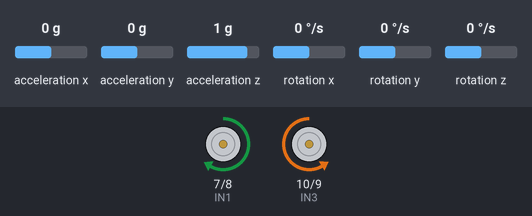
A sketch run on a simulated Arduino Uno, built with avr-gcc and run on an emulated ATmega328P. On the bench: motor-driver pin pairs drawn as motors (green arrow = first pin HIGH = forward, orange = second pin HIGH = backward, longer = more drive, scaled by the enable pin). The inputs (shaded band) are chosen by the test bench; at power-on: rotation z 0 °/s, acceleration x 0 g, acceleration y 0 g, acceleration z 1 g, rotation x 0 °/s, rotation y 0 °/s. What the sketch prints to the serial monitor is not drawn.

Above: at 6.0 s.
6.1 s: rotation z set to 100 °/s
At 7.6 s:
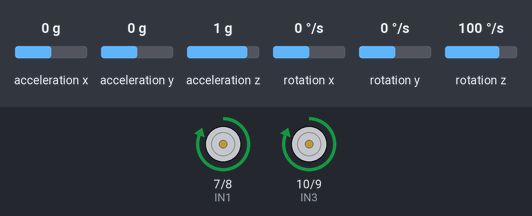
At 9.0 s:
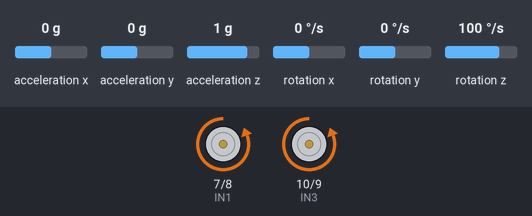
9.1 s: rotation z set to 111 °/s
At 9.88 s:
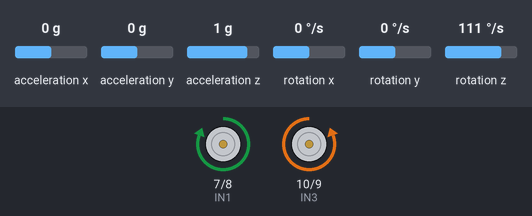
11.4 s: rotation z set to 121 °/s
14.4 s: rotation z set to -100 °/s
17.4 s: rotation z set to -192 °/s
Timing chart, 0 to 21.4 s (numbered marks = the images above; inputs shaded):
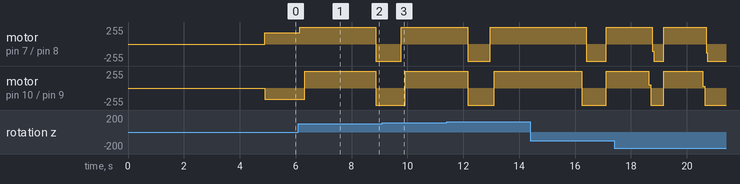

Measured:
- after the input at 6.1 s, motor on pin 7 (IN1) / pin 8 (IN2): forward 169/255 → forward 255/255 after 0.05 s, → backward 255/255 2.7 s later; motor on pin 10 (IN3) / pin 9 (IN4): backward 170/255 → forward 255/255 after 0.22 s, → backward 255/255 2.5 s later

The sketch:

proportional.ino
```cpp
#include <MPU6050_tockn.h>
#include <Wire.h>
#include<math.h>
MPU6050 mpu6050(Wire);
float Turning = 0.00;

#define ENA 5
#define ENB 6
#define IN1 7
#define IN2 8
#define IN4 9
#define IN3 10

float signL;
float signR;

int instance = 0;
int kp = 20;
int CL;
int CR;

float theta = 0.0000;
float angle_offset = 0.0000;
float nextdrive = -90.00;
long int timer = 0;
long int starttime;

void setup() {
  // put your setup code here, to run once:
 // delay(10000);
  pinMode(IN1, OUTPUT);
  pinMode(IN2, OUTPUT);
  pinMode(IN3, OUTPUT);
  pinMode(IN4, OUTPUT);
  pinMode(ENA, OUTPUT);
  pinMode(ENB, OUTPUT);

  Serial.begin(9600);
  Wire.begin();
  mpu6050.begin();
  mpu6050.calcGyroOffsets(true);

for (int i = 0; i < 1000;i++){
        mpu6050.update();

    angle_offset += mpu6050.getAngleZ();
   }
   angle_offset = angle_offset/1000.00;
   Serial.println("");
   Serial.print("offset angle is: ");
   Serial.println(angle_offset);


 //  stop_now();


//while(check_angle()>0.00){
//    go_right(90);
//   }

 // starttime = millis();
 // while(millis()-starttime<1000){
  //showxandy();
 // drive_straight(0.00);
 // }
 // stop_now();
//delay(5000);

}

void loop() {

drive_straight(90.00);
}

float check_angle(){
    mpu6050.update();
    float theta = 90+mpu6050.getAngleZ()-angle_offset;
    theta = radians(theta);
    float aa = int(100*theta) % 628;
    theta = aa/100;
    theta = degrees(theta);
    return theta;
}

void go_forward(int spd1,int spd2){
  analogWrite(ENA, abs(spd1));
  analogWrite(ENB, abs(spd2));

  if(spd1>=0){
    digitalWrite(IN1, HIGH);
    digitalWrite(IN2, LOW);
  }
  else{
    digitalWrite(IN1, LOW);
    digitalWrite(IN2, HIGH);
  }

 if(spd2>=0){
    digitalWrite(IN3, LOW);
    digitalWrite(IN4, HIGH);
  }
  else{
    digitalWrite(IN3, HIGH);
    digitalWrite(IN4, LOW);
  }

  Turning = 0.00;
}

void go_backward(int spd){
  analogWrite(ENA, spd);
  analogWrite(ENB, spd);
  digitalWrite(IN1, LOW);
  digitalWrite(IN2, HIGH);
  digitalWrite(IN3, HIGH);
  digitalWrite(IN4, LOW);
  Turning = 2.00;
}

void go_left(int spd){
  analogWrite(ENA, spd);
  analogWrite(ENB, spd);
  digitalWrite(IN1, LOW);
  digitalWrite(IN2, HIGH);
  digitalWrite(IN3, LOW);
  digitalWrite(IN4, HIGH);
  Turning = 1.00;
}

void go_right(int spd){
  analogWrite(ENA, spd);
  analogWrite(ENB, spd);
  digitalWrite(IN1, HIGH);
  digitalWrite(IN2, LOW);
  digitalWrite(IN3, HIGH);
  digitalWrite(IN4, LOW);
  Turning = 1.00;
}


void stop_now(){
  analogWrite(ENA, 0);
  analogWrite(ENB, 0);
  digitalWrite(IN1, LOW);
  digitalWrite(IN2, LOW);
  digitalWrite(IN3, LOW);
  digitalWrite(IN4, LOW);
  Turning = 0.00;
}


void drive_straight(float angle_dsrd){
float ang = check_angle();
float err = ang - angle_dsrd;
CL = 170+kp*err;
CR = 170-kp*err;
//Serial.print(CL);
//Serial.print("   ");
//Serial.println(CR);
CL = constrain(CL,-255,255);
CR = constrain(CR,-255,255);
signL = float(CL/abs(CL));
signR = float(CR/abs(CR));
go_forward(CL,CR);
//Serial.print ("Error: ");
//Serial.println(err);
//Serial.print ("Speeds: ");
//Serial.print(CL);
//Serial.print("   ");
//Serial.println(CR);


}
```
